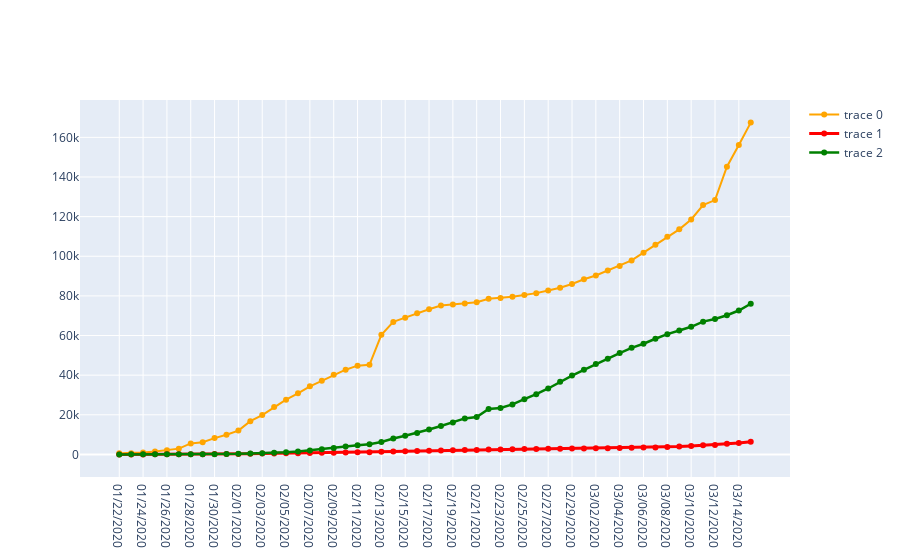

Notebook code for this chart:
### Code cell
fig=go.Figure()
fig.add_trace(go.Scatter(x=conf_c["Date"],y=conf_c["Confirmed"],mode="lines+markers",line=dict(color="orange",width=2)))
fig.add_trace(go.Scatter(x=death_c["Date"],y=death_c["Deaths"],mode="lines+markers",line={"color":"red","width":3}))
fig.add_trace(go.Scatter(x=recover_c["Date"],y=recover_c["Recovered"],mode="lines+markers",line={"color":"green","width":2.5}))
